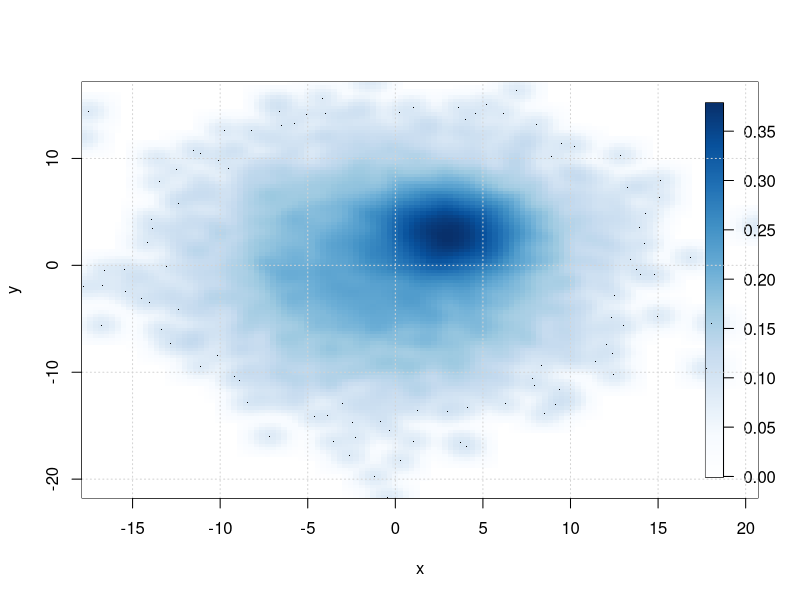

This chart was generated by the following R code:
n <- 10000
c1 <- matrix(rnorm(n, mean = 0, sd = 5), ncol = 2)
c2 <- matrix(rnorm(n, mean = 3, sd = 2), ncol = 2)
mydata <- rbind(c1, c2)
mydata <- as.data.frame(mydata)
names(mydata) <- c("x", "y")

fudgeit <- function(){
  xm <- get('xm', envir = parent.frame(1))
  ym <- get('ym', envir = parent.frame(1))
  z  <- get('dens', envir = parent.frame(1))
  colramp <- get('colramp', parent.frame(1))
  fields::image.plot(xm,ym,z, col = colramp(256), legend.only = T, add =F)
}

with(
  mydata, {
  smoothScatter(x, y, xaxs = "i", yaxs = "i",postPlotHook = fudgeit)
  grid()
})
  
